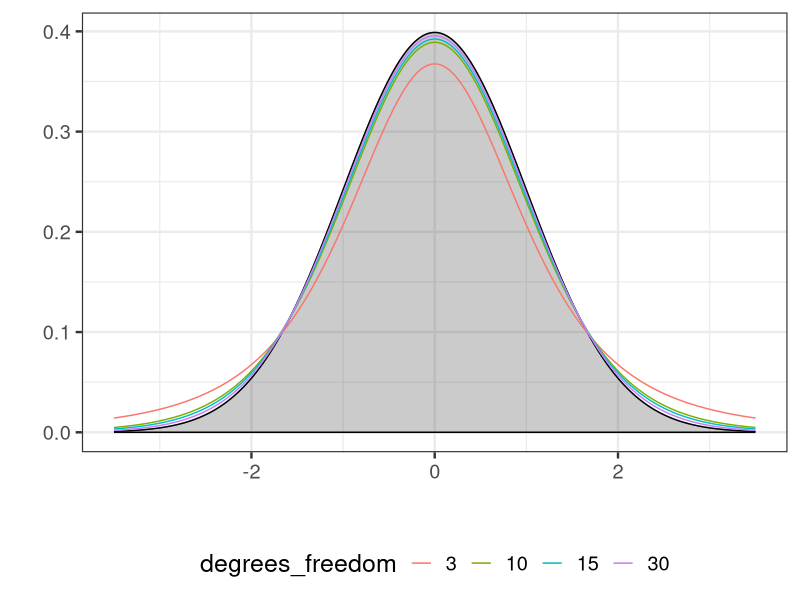
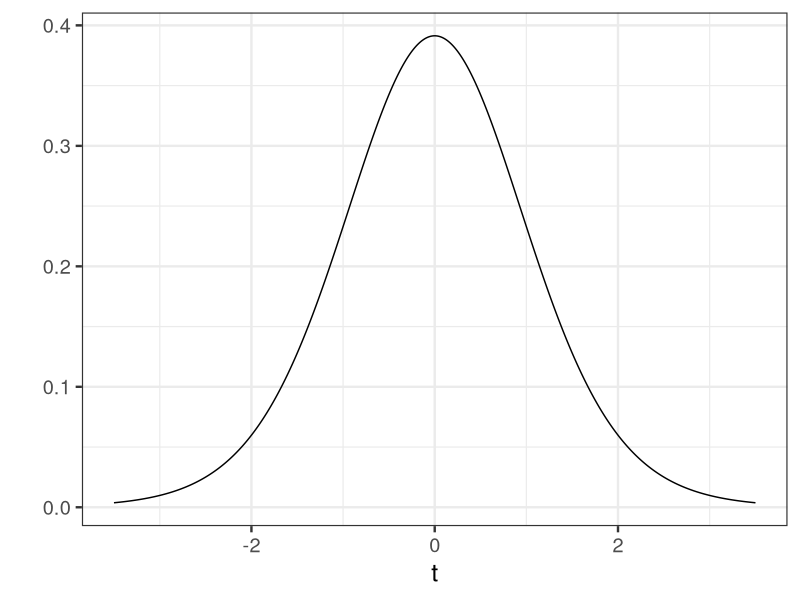
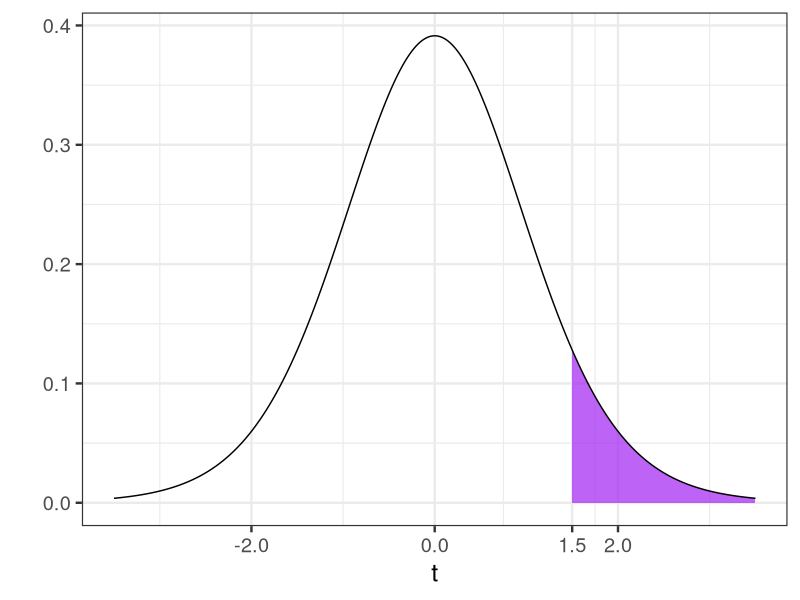
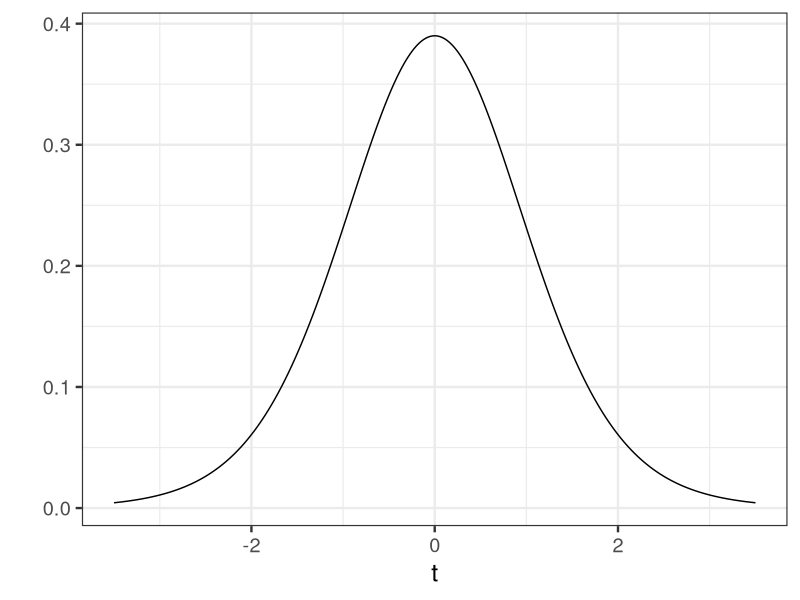
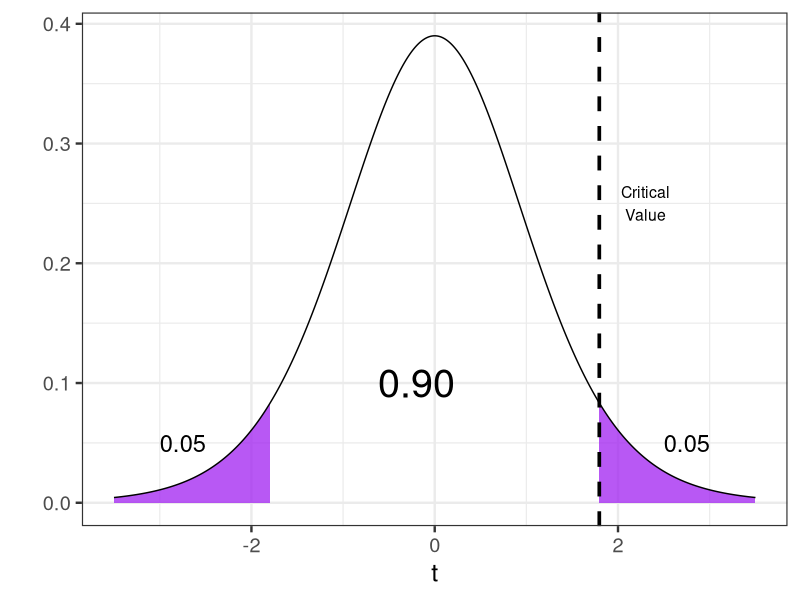

These charts were generated, in order, by the following R code: (Note: this script raises an error after producing the figures.)
library(tidyverse)

x_vals <- seq(-3.5, 3.5, length.out = 500)
t3 <- dt(x_vals, df = 3)
t10 <- dt(x_vals, df = 10)
t15 <- dt(x_vals, df = 15)
t30 <- dt(x_vals, df = 30)
norm <- dnorm(x_vals)

my_data <- tibble(
  x_vals = rep(x_vals, 4),
  tdist = c(t3, t10, t15, t30),
  degrees_freedom = c(rep("3", 500), rep("10", 500), rep("15", 500), rep("30", 500))
) %>%
  mutate(degrees_freedom = factor(degrees_freedom, levels = c("3", "10", "15", "30")))

ggplot() + 
  geom_ribbon(aes(x = x_vals, ymin = 0, ymax = norm),
              color = "black",
              alpha = 0.25) +
  geom_line(aes(x = x_vals, y = norm),
            color = "black", 
            alpha = 0.25) +
  geom_line(data = my_data,
            aes(x = x_vals, y = tdist, color = degrees_freedom)) + 
  theme_bw(base_size = 18) + 
  theme(legend.position = "bottom") + 
  labs(x = "", y = "")

t13 <- dt(x_vals, df = 13)

ggplot() + 
  geom_line(aes(x = x_vals, y = t13)) + 
  theme_bw(base_size = 18) + 
  labs(x = "t", y = "")

x_shade <- seq(1.5, 3.5, length.out = 250)
dt_shade <- dt(x_shade, df = 13)

ggplot() + 
  geom_ribbon(aes(x = x_shade, ymin = 0, ymax = dt_shade),
              fill = "purple",
              alpha = 0.7) +
  geom_line(aes(x = x_vals, y = t13),
            color = "black") +
  theme_bw(base_size = 18) + 
  theme(legend.position = "bottom") + 
  labs(x = "t", y = "") +
  scale_x_continuous(breaks = c(-2, 0, 1.5, 2))

t11 <- dt(x_vals, df = 11)

ggplot() + 
  geom_line(aes(x = x_vals, y = t11)) + 
  theme_bw(base_size = 18) + 
  labs(x = "t", y = "")

x_shade <- seq(qt(0.95, df = 11), 3.5, length.out = 250)
t11_shade <- dt(x_shade, df =  11)

ggplot() + 
  geom_ribbon(aes(x = x_shade, ymin = 0, ymax = t11_shade),
              fill = "purple",
              alpha = 0.75) +
  geom_ribbon(aes(x = -x_shade, ymin = 0, ymax = t11_shade),
              fill = "purple",
              alpha = 0.75) +
  geom_line(aes(x = x_vals, y = t11)) + 
  geom_text(aes(x = -0.2, y = 0.1), label = "0.90", size = 10) +
  geom_text(aes(x = -2.75, y = 0.05), label = "0.05", size = 6) +
  geom_text(aes(x = 2.75, y = 0.05), label = "0.05", size = 6) +
  geom_vline(xintercept = qt(0.95, df = 11), lwd = 1.25, linetype = "dashed") +
  geom_text(aes(x = 2.3, y = 0.25), label = "Critical\nValue", size = 4) +
  theme_bw(base_size = 18) + 
  labs(x = "t", y = "")

x_vals <- seq(-4, 4, length.out = 500)
x_shade <- seq(-4, qt(0.025, df = 41), length.out = 250)
t41 <- dt(x, df = 41)
t41_shade <- dt(x_shade, df = 41)

ggplot() + 
  geom_ribbon(aes(x = x_shade, ymin = 0, ymax = t41_shade),
              fill = "purple",
              alpha = 0.75) +
  geom_ribbon(aes(x = -x_shade, ymin = 0, ymax = t41_shade),
              fill = "purple",
              alpha = 0.75) +
  geom_line(aes(x = x_vals, y = t41)) + 
  geom_text(aes(x = -0.1, y = 0.1), label = "0.95", size = 14) +
  geom_text(aes(x = -3, y = 0.05), label = "0.025", size = 10) +
  geom_text(aes(x = 3, y = 0.05), label = "0.025", size = 10) +
  geom_vline(xintercept = qt(0.975, df = 41), lwd = 1.25, linetype = "dashed") +
  geom_text(aes(x = 2.75, y = 0.25), label = "Critical\nValue", size = 10) +
  theme_bw(base_size = 18) + 
  labs(x = "t", y = "")
